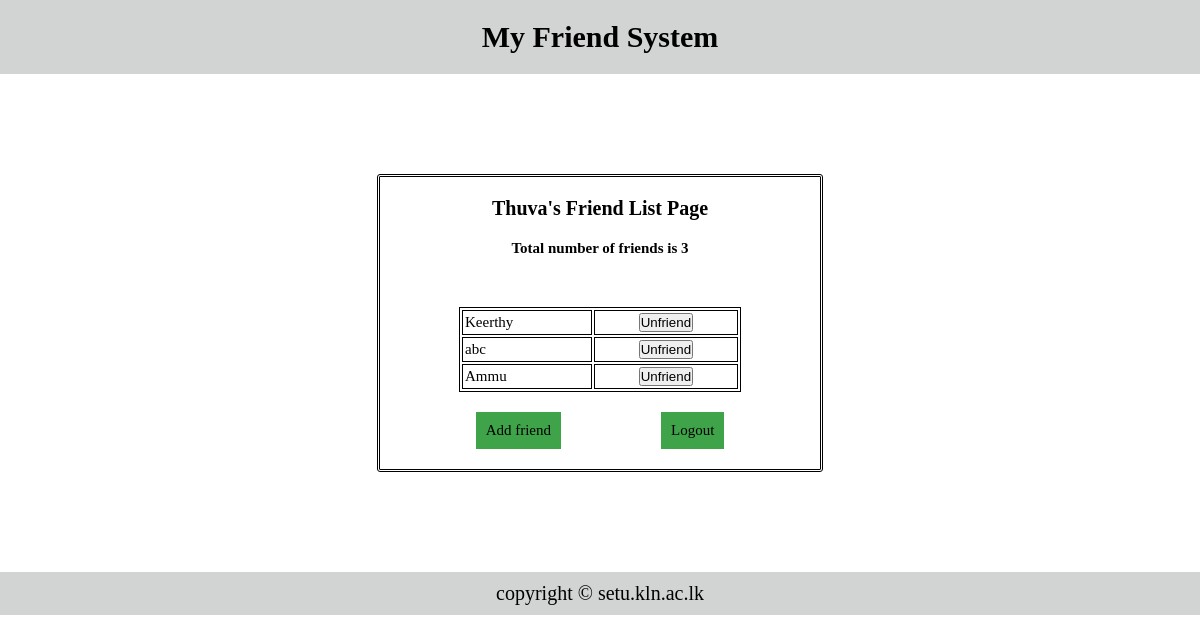
Page /friendList.php (signed in) on the committed database.
### tables this page shows
CREATE TABLE `friends` (
  `friend_id` int(11) NOT NULL,
  `friend_email` varchar(50) NOT NULL,
  `password` varchar(20) NOT NULL,
  `profile_name` varchar(30) NOT NULL,
  `date_started` timestamp NOT NULL DEFAULT current_timestamp() ON UPDATE current_timestamp(),
  `num_of_friends` int(10) NOT NULL
);

### friendList.php (the view, shortened to what this page needs)
<?php
include 'config.php';
?>
<!DOCTYPE html>
<html lang="en">
<head>
    <link rel="stylesheet" href="style.css">
</head>
<body>
    <div class="friendList">
    <div class="header"><b>My Friend System</b></div>
        <div class="content">
        <h3><b><span><?php echo $_SESSION['name']?>'s</span> Friend List Page</b></h3>
        <p><b>Total number of friends is <span>
            <?php
              if(isset($_SESSION['no_of_friends']))
                echo $_SESSION['no_of_friends'];
             else
                echo '0';
            ?></span></b></p>
    <div class="table">
        <table>
        <?php
            $query = "SELECT friend_id,profile_name FROM friends
                     JOIN myfriends ON (friends.friend_id = myfriends.friend_id1 OR friends.friend_id = myfriends.friend_id2)
                     WHERE (myfriends.friend_id1 = " . $_SESSION['id'] . " OR myfriends.friend_id2 = " . $_SESSION['id'] . ")
                     AND friends.profile_name <> '" . $_SESSION['name'] . "'";
           $select_user = mysqli_query($conn,$query);
            if(mysqli_num_rows($select_user)>0){
                while($row = mysqli_fetch_assoc($select_user)){
                    echo' <tr><td>'.$row['profile_name'].'</td>
                          <td class="unfriend-btn">
                          <form method="post">
                          <input type="hidden" name="friend-id" value="' . $row['friend_id'] . '">
                          <input type="submit" name="unfriend-btn" class="unfriend-btn" value="Unfriend">
                          </form></td></tr>';
                }
            }
        ?>
        </table>
    </div>
        <div class="button">
           <a href="friendadd.php" class="btn" id="friendadd">Add friend</a>
           <a href="logout.php" class="btn" id="logout">Logout</a>
        </div>
       </div>
       <div class="footer">copyright &copy setu.kln.ac.lk</div>
    </div>
</body>
</html>

### style.css (style rules this page uses)
* { margin:0; padding:0; text-decoration: none; }
html { font-size: 62.5%; }
:root { --ash: #d1d4d2; --green: #3fa449; --red:#e41414; --white: #fff; --black:#000; }
.header { background-color: var(--ash); font-size: 3rem; padding:2rem; text-align: center; }
.footer { background-color: var(--ash); font-size: 2rem; padding:1rem; text-align: center; }
.friendList .content { width: 40rem; display: flex; flex-direction: column; justify-content: center; align-items: center; margin: 10rem auto; border-color: var(--black); border-style: double; z-index: 1000; border-radius: .3rem; padding:2rem; }
.friendList .content h3 { font-size: 2rem; margin-bottom: 2rem; }
.friendList .content p { font-size: 1.5rem; margin-bottom: 3rem; }
.friendList .content .button { display: flex; justify-content: space-between; }
.friendList .content .button .btn { background-color: var(--green); border: none; padding: 1rem; margin: 0 5rem; color: var(--black); font-size: 1.5rem; }
.friendList .content .table { font-size: 1.5rem; color: var(--black); width: 70%; border: 1px solid black; margin: 2rem auto; }
.friendList .content .table table { width: 100%; }
.friendList .content .table td { border: 1px solid black; padding: .2rem; text-align: left; }
.friendList .content .table .unfriend-btn { text-align: center; }

### rows in the picture
friends: profile_name "Keerthy"
friends: profile_name "abc"
friends: profile_name "Ammu"

### other values in the picture
$_SESSION['name'] "Thuva"
$_SESSION['no_of_friends'] "3"
